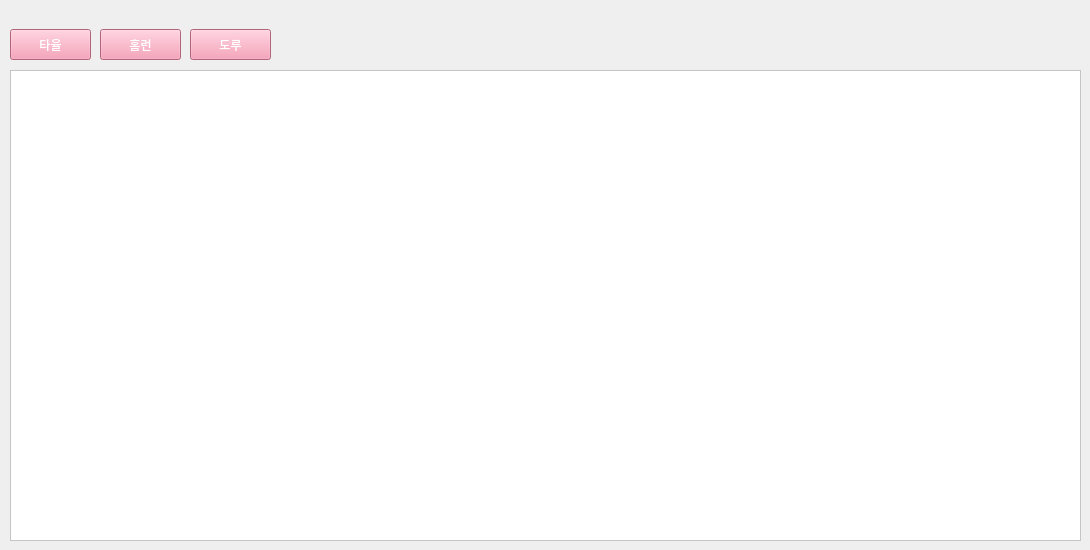
      <widget class="QWidget" name="taja_rank">
       <attribute name="title">
        <string>타자 순위</string>
       </attribute>
       <widget class="QWidget" name="widget_5" native="true">
        <property name="geometry">
         <rect>
          <x>0</x>
          <y>19</y>
          <width>841</width>
          <height>51</height>
         </rect>
        </property>
        <widget class="QPushButton" name="pushButton_3">
         <property name="geometry">
          <rect>
           <x>10</x>
           <y>10</y>
           <width>81</width>
           <height>31</height>
          </rect>
         </property>
         <property name="styleSheet">
          <string notr="true">background-color : #F68EAB;
font: 11pt &quot;D2Coding&quot;;
color : #ffffff;
padding:4px</string>
         </property>
         <property name="text">
          <string>타율</string>
         </property>
        </widget>
        <widget class="QPushButton" name="pushButton_5">
         <property name="geometry">
          <rect>
           <x>100</x>
           <y>10</y>
           <width>81</width>
           <height>31</height>
          </rect>
         </property>
         <property name="styleSheet">
          <string notr="true">background-color : #F68EAB;
font: 11pt &quot;D2Coding&quot;;
color : #ffffff;
padding:4px</string>
         </property>
         <property name="text">
          <string>홈런</string>
         </property>
        </widget>
        <widget class="QPushButton" name="pushButton_6">
         <property name="geometry">
          <rect>
           <x>190</x>
           <y>10</y>
           <width>81</width>
           <height>31</height>
          </rect>
         </property>
         <property name="styleSheet">
          <string notr="true">background-color : #F68EAB;
font: 11pt &quot;D2Coding&quot;;
color : #ffffff;
padding:4px</string>
         </property>
         <property name="text">
          <string>도루</string>
         </property>
        </widget>
       </widget>
       <widget class="QTableWidget" name="tableWidget_week_2">
        <property name="geometry">
         <rect>
          <x>10</x>
          <y>70</y>
          <width>1071</width>
          <height>471</height>
         </rect>
        </property>
        <property name="font">
         <font>
          <pointsize>14</pointsize>
          <weight>75</weight>
          <bold>true</bold>
         </font>
        </property>
        <property name="styleSheet">
         <string notr="true">background-color: rgb(255, 255, 255);</string>
        </property>
       </widget>
      </widget>
